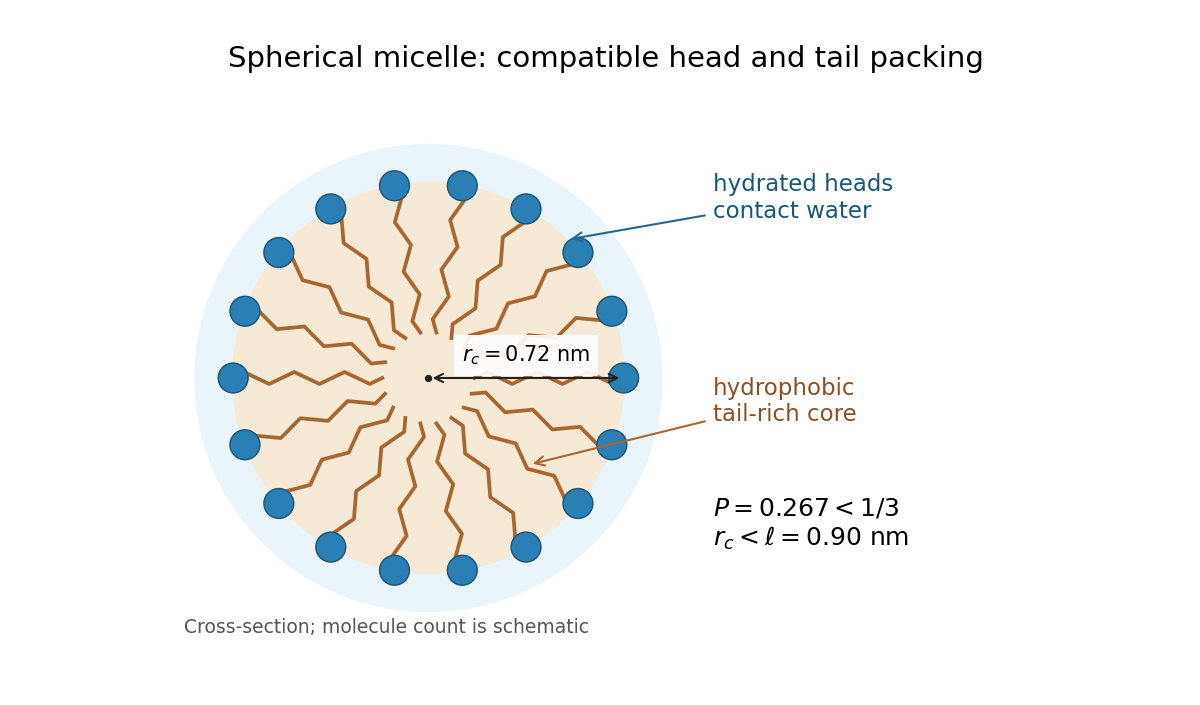

Here is the Python script that generated this plot:
"""Original spherical-micelle schematic. Python 3.14; NumPy and Matplotlib."""
from pathlib import Path
import matplotlib
matplotlib.use('Agg')
import matplotlib.pyplot as plt
from matplotlib.patches import Circle
import numpy as np

fig, ax = plt.subplots(figsize=(8.0, 4.7), facecolor='white')
ax.set_facecolor('white')
radius = .72
ax.add_patch(Circle((0, 0), .86, color='#e9f5fb', zorder=0))
ax.add_patch(Circle((0, 0), radius, color='#f6ead6', zorder=1))
for angle in np.linspace(0, 2*np.pi, 18, endpoint=False):
    radial = np.array([np.cos(angle), np.sin(angle)])
    tangent = np.array([-np.sin(angle), np.cos(angle)])
    r = np.linspace(.17, radius-.04, 12)
    wobble = .022*np.sin(np.arange(12)*np.pi/2)
    tail = r[:, None]*radial + wobble[:, None]*tangent
    ax.plot(*tail.T, color='#a86630', linewidth=1.8, zorder=2)
    ax.add_patch(Circle(radius*radial, .055, facecolor='#2a80b5', edgecolor='#185677', linewidth=.7, zorder=3))
ax.plot(0, 0, '.', color='#222222', markersize=5, zorder=4)
ax.annotate('', xy=(radius, 0), xytext=(0, 0), arrowprops=dict(arrowstyle='<->', color='#222222'), zorder=5)
ax.text(.36, .06, r'$r_c=0.72\ \mathrm{nm}$', ha='center', fontsize=10,
        bbox=dict(facecolor='white', edgecolor='none', alpha=.9), zorder=6)
ax.annotate('hydrated heads\ncontact water', xy=(.51, .51), xytext=(1.05, .59), fontsize=11,
            arrowprops=dict(arrowstyle='->', color='#27678d'), color='#185677')
ax.annotate('hydrophobic\ntail-rich core', xy=(.37, -.32), xytext=(1.05, -.16), fontsize=11,
            arrowprops=dict(arrowstyle='->', color='#a86630'), color='#8a5026')
ax.text(1.05, -.62, r'$P=0.267<1/3$'+'\n'+r'$r_c<\ell=0.90\ \mathrm{nm}$', fontsize=12)
ax.text(-.9, -.94, 'Cross-section; molecule count is schematic', fontsize=9, color='#555555')
ax.set(xlim=(-1.05, 2.36), ylim=(-1.05, 1.03), aspect='equal')
ax.set_axis_off()
ax.set_title('Spherical micelle: compatible head and tail packing', fontsize=14, pad=15)
fig.subplots_adjust(left=.03, right=.98, bottom=.06, top=.86)
fig.savefig(Path.cwd()/Path(__file__).with_suffix('.png').name, dpi=150, facecolor='white')
plt.close(fig)
